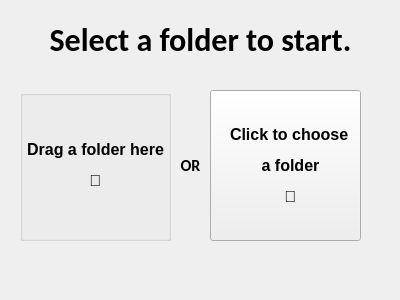
<?xml version="1.0" encoding="UTF-8"?>
<ui version="4.0">
 <class>renameselectfolder</class>
 <widget class="QWidget" name="renameselectfolder">
  <property name="geometry">
   <rect>
    <x>0</x>
    <y>0</y>
    <width>400</width>
    <height>300</height>
   </rect>
  </property>
  <property name="windowTitle">
   <string>Rename Photos</string>
  </property>
  <widget class="QLabel" name="label">
   <property name="geometry">
    <rect>
     <x>0</x>
     <y>20</y>
     <width>401</width>
     <height>41</height>
    </rect>
   </property>
   <property name="font">
    <font>
     <family>Calibri</family>
     <pointsize>38</pointsize>
     <bold>true</bold>
    </font>
   </property>
   <property name="text">
    <string>&lt;html&gt;&lt;head/&gt;&lt;body&gt;&lt;p&gt;&lt;span style=&quot; font-size:24pt;&quot;&gt;Select a folder to start.&lt;/span&gt;&lt;/p&gt;&lt;/body&gt;&lt;/html&gt;</string>
   </property>
   <property name="alignment">
    <set>Qt::AlignmentFlag::AlignCenter</set>
   </property>
  </widget>
  <widget class="QGroupBox" name="groupBox">
   <property name="geometry">
    <rect>
     <x>20</x>
     <y>90</y>
     <width>151</width>
     <height>151</height>
    </rect>
   </property>
   <property name="title">
    <string/>
   </property>
   <widget class="QLabel" name="label_2">
    <property name="geometry">
     <rect>
      <x>0</x>
      <y>40</y>
      <width>151</width>
      <height>71</height>
     </rect>
    </property>
    <property name="font">
     <font>
      <pointsize>6</pointsize>
      <bold>false</bold>
     </font>
    </property>
    <property name="text">
     <string>&lt;html&gt;&lt;head/&gt;&lt;body&gt;&lt;p&gt;&lt;span style=&quot; font-size:12pt; font-weight:700;&quot;&gt;Drag a folder here&lt;/span&gt;&lt;/p&gt;&lt;p&gt;&lt;span style=&quot; font-size:12pt; font-weight:700;&quot;&gt;📂&lt;/span&gt;&lt;/p&gt;&lt;/body&gt;&lt;/html&gt;</string>
    </property>
    <property name="alignment">
     <set>Qt::AlignmentFlag::AlignCenter</set>
    </property>
   </widget>
  </widget>
  <widget class="QPushButton" name="pushButton">
   <property name="geometry">
    <rect>
     <x>210</x>
     <y>90</y>
     <width>151</width>
     <height>151</height>
    </rect>
   </property>
   <property name="text">
    <string/>
   </property>
  </widget>
  <widget class="QLabel" name="label_3">
   <property name="geometry">
    <rect>
     <x>230</x>
     <y>110</y>
     <width>121</width>
     <height>111</height>
    </rect>
   </property>
   <property name="text">
    <string>&lt;html&gt;&lt;head/&gt;&lt;body&gt;&lt;p&gt;&lt;span style=&quot; font-size:12pt; font-weight:700;&quot;&gt;Click to choose &lt;/span&gt;&lt;/p&gt;&lt;p&gt;&lt;span style=&quot; font-size:12pt; font-weight:700;&quot;&gt;a folder&lt;/span&gt;&lt;/p&gt;&lt;p&gt;&lt;span style=&quot; font-size:12pt; font-weight:700;&quot;&gt;📂&lt;/span&gt;&lt;/p&gt;&lt;/body&gt;&lt;/html&gt;</string>
   </property>
   <property name="alignment">
    <set>Qt::AlignmentFlag::AlignCenter</set>
   </property>
  </widget>
  <widget class="QLabel" name="label_4">
   <property name="geometry">
    <rect>
     <x>170</x>
     <y>150</y>
     <width>41</width>
     <height>31</height>
    </rect>
   </property>
   <property name="font">
    <font>
     <family>Calibri</family>
     <pointsize>12</pointsize>
     <bold>true</bold>
    </font>
   </property>
   <property name="text">
    <string>&lt;html&gt;&lt;head/&gt;&lt;body&gt;&lt;p align=&quot;center&quot;&gt;&lt;span style=&quot; font-size:12pt; font-weight:700;&quot;&gt;OR&lt;/span&gt;&lt;/p&gt;&lt;/body&gt;&lt;/html&gt;</string>
   </property>
   <property name="alignment">
    <set>Qt::AlignmentFlag::AlignCenter</set>
   </property>
  </widget>
 </widget>
 <resources/>
 <connections/>
</ui>
